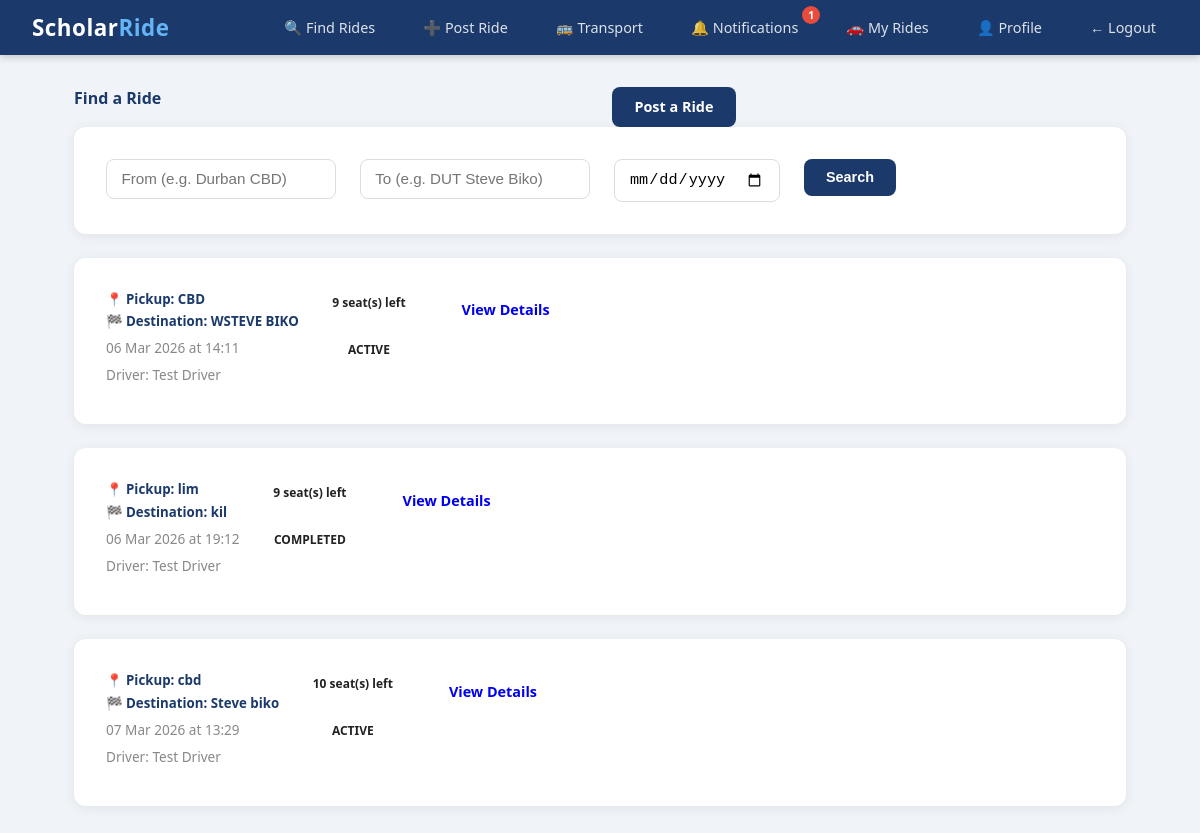
Before: /rides (signed in) with the older database file.
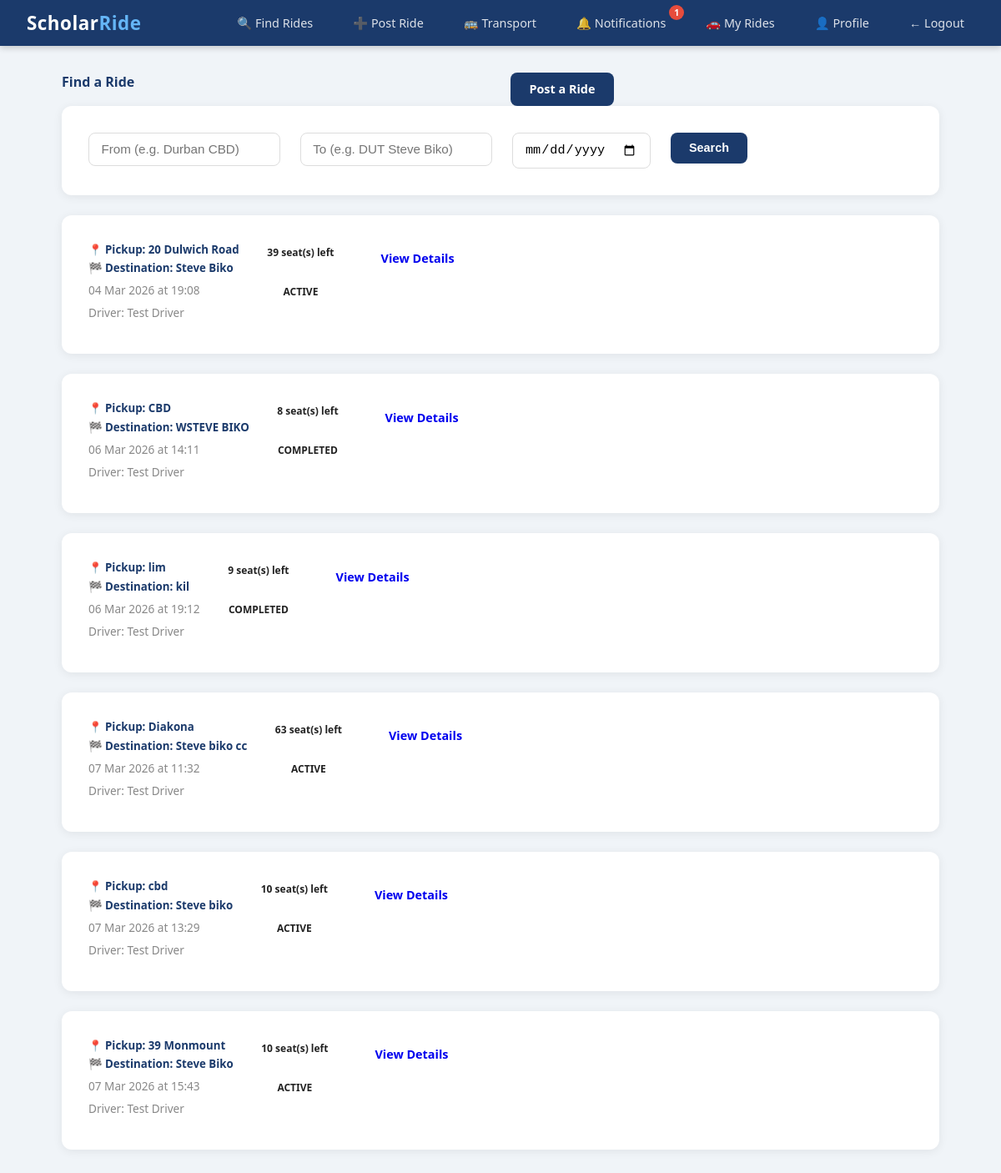
After: the same page with the newer database file.
### scholar_ride/models.py (models this page shows)
class Ride(db.Model):
    id = db.Column(db.Integer, primary_key=True)
    driver_id = db.Column(db.Integer, db.ForeignKey('user.id'), nullable=False)
    origin = db.Column(db.String(200), nullable=False)
    destination = db.Column(db.String(200), nullable=False)
    departure_time = db.Column(db.DateTime, nullable=False)
    available_seats = db.Column(db.Integer, nullable=False)
    total_seats = db.Column(db.Integer, nullable=False)
    status = db.Column(db.String(20), default='active')
    created_at = db.Column(db.DateTime, default=datetime.utcnow)
    bookings = db.relationship('Booking', backref='ride', lazy=True)

class User(db.Model, UserMixin):
    id = db.Column(db.Integer, primary_key=True)
    student_number = db.Column(db.String(20), unique=True, nullable=True)
    staff_number = db.Column(db.String(20), unique=True, nullable=True)
    full_name = db.Column(db.String(100), nullable=False)
    email = db.Column(db.String(120), unique=True, nullable=False)
    phone = db.Column(db.String(20), nullable=False)
    password_hash = db.Column(db.String(128), nullable=False)
    role = db.Column(db.String(20), default='student')
    department = db.Column(db.String(100), nullable=True)
    verified = db.Column(db.Boolean, default=False)
    approval_status = db.Column(db.String(20), default='pending')
    otp = db.Column(db.String(6), nullable=True)
    created_at = db.Column(db.DateTime, default=datetime.utcnow)
    rides = db.relationship('Ride', backref='driver', lazy=True)
    bookings = db.relationship('Booking', backref='student', lazy=True)

### scholar_ride/routes/rides.py (the view, shortened to what this page needs)
@rides.route('/')
@rides.route('/rides')
@login_required
def index():
    origin = request.args.get('origin', '')
    destination = request.args.get('destination', '')
    date = request.args.get('date', '')
    query = Ride.query.filter(Ride.status != 'cancelled')
    if origin:
        query = query.filter(Ride.origin.ilike(f'%{origin}%'))
    if destination:
        query = query.filter(Ride.destination.ilike(f'%{destination}%'))
    all_rides = query.order_by(Ride.departure_time.asc()).all()
    return render_template('rides/index.html', rides=all_rides)

### scholar_ride/models.py (called while the page is built)
@login_manager.user_loader
def load_user(user_id):
    return User.query.get(int(user_id))

### scholar_ride/templates/rides/index.html (shortened to what this page needs)
{% extends "base.html" %}
{% block content %}
<div class="row mb-4">
    <div class="col">
        <h4 style="color:#1B3A6B;"> Find a Ride</h4>
    </div>
    {% if current_user.role == 'driver' %}
    <div class="col text-end">
        <a href="/rides/post" class="btn btn-primary">
             Post a Ride
        </a>
    </div>
    {% endif %}
</div>
<div class="card p-3 mb-4">
    <form method="GET" action="/rides">
        <div class="row g-2">
            <div class="col-md-4">
                <input type="text" name="origin" class="form-control"
                       placeholder="From (e.g. Durban CBD)"
                       value="{{ request.args.get('origin', '') }}">
            </div>
            <div class="col-md-4">
                <input type="text" name="destination" class="form-control"
                       placeholder="To (e.g. DUT Steve Biko)"
                       value="{{ request.args.get('destination', '') }}">
            </div>
            <div class="col-md-2">
                <input type="date" name="date" class="form-control"
                       value="{{ request.args.get('date', '') }}">
            </div>
            <div class="col-md-2">
                <button type="submit" class="btn btn-primary w-100">
                     Search
                </button>
            </div>
        </div>
    </form>
</div>
{% if rides %}
    {% for ride in rides %}
    <div class="card mb-3 p-3">
        <div class="row align-items-center">
            <div class="col-md-6">
                <h5 style="color:#1B3A6B; margin-bottom:0.3rem;">
                   📍 Pickup: {{ ride.origin }}
                </h5>
                <h5 style="color:#1B3A6B; margin-bottom:0.5rem;">
                   🏁 Destination: {{ ride.destination }}
                </h5>
                <p class="mb-1 text-muted">
                    {{ ride.departure_time.strftime('%d %b %Y at %H:%M') }}
                </p>
                <p class="mb-1 text-muted">
                     Driver: {{ ride.driver.full_name }}
                </p>
            </div>
            <div class="col-md-3 text-center">
                {% if ride.available_seats > 0 %}
                    <span class="badge bg-success fs-6">
                        {{ ride.available_seats }} seat(s) left
                    </span>
                {% else %}
                    <span class="badge bg-danger fs-6">Full</span>
                {% endif %}
                <br><br>
                <span class="badge
                    {% if ride.status == 'active' %}bg-primary
                    {% elif ride.status == 'cancelled' %}bg-danger
                    {% elif ride.status == 'delayed' %}bg-warning
                    {% elif ride.status == 'breakdown' %}bg-danger
                    {% else %}bg-secondary{% endif %}">
                    {{ ride.status | upper }}
                </span>
            </div>
            <div class="col-md-3 text-end">
                <a href="/rides/{{ ride.id }}" class="btn btn-outline-primary">
                    View Details
                </a>
            </div>
        </div>
    </div>
    {% endfor %}
{% else %}
    <div class="text-center mt-5">
        <i class="bi bi-car-front" style="font-size:4rem; color:#ccc;"></i>
        <p class="text-muted mt-3">No rides found. Try a different search.</p>
    </div>
{% endif %}
{% endblock %}

Changed rows visible on the page:
added Ride: origin "20 Dulwich Road", destination "Steve Biko", departure_time "04 Mar 2026 at 19:08", driver.full_name "Test Driver", available_seats "39", status "ACTIVE"
changed Ride "06 Mar 2026 at 14:11": available_seats "9" → "8"; status "ACTIVE" → "COMPLETED"
added Ride: origin "Diakona", destination "Steve biko cc", departure_time "07 Mar 2026 at 11:32", driver.full_name "Test Driver", available_seats "63", status "ACTIVE"
added Ride: origin "39 Monmount", destination "Steve Biko", departure_time "07 Mar 2026 at 15:43", driver.full_name "Test Driver", available_seats "10", status "ACTIVE"
